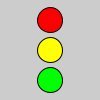
Frame 1 (no input)
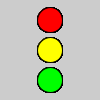
Frame 60 (the mouse pressed at the canvas centre just before this capture)
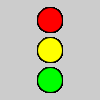
Frame 120 (the mouse held since frame 60 and released just before this capture)

The Processing sketch that drew these frames (run headless with seeded random() and noise(); from frame 60 on, the mouse is pressed at the canvas centre):

// Processing sketch: processing_127261
// ── processing_127261.pde

//Name:isakv
//Date:08/01/14
//Project: TRaffic Light 2

void setup() {  //setup function called initially, only once
  
}

void draw() {  //draw function loops 
  fill(255,0,0);
  ellipse(50,20,25,25);
  
  fill(255,255,0);
  ellipse(50,50,25,25);
  
  fill(0,255,0);
  ellipse(50,80,25,25);
  
 

 
    
  
}
